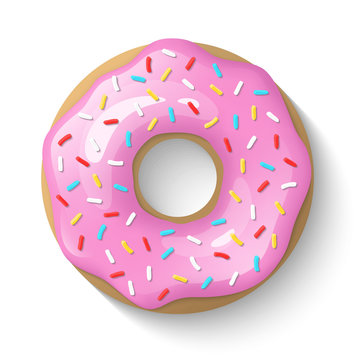
#> input picture donut.jpg, 360 x 360 px
$ python filter_with_filename.py
#> lines starting #> are read from the running program, lines starting #| are printed output that depends on the picture
from PIL import Image
import numpy as np


def get_image_brightness(rows, columns, img_array, mosaic_size) -> int:
    return int(np.sum(img_array[rows: rows + mosaic_size, columns: columns + mosaic_size]) // 3 // (mosaic_size ** 2))


def create_img_bit(rows, columns, mosaic_size, brightness, img_array) -> list:
    img_array[rows: rows + mosaic_size, columns: columns + mosaic_size] = np.full(3, brightness)
    return img_array


def create_image(img_array, rows_length, columns_length, mosaic_size, grayscale):
    for rows in range(0, rows_length, mosaic_size):
        for columns in range(0, columns_length, mosaic_size):
            create_img_bit(rows, columns, mosaic_size,
                           get_image_brightness(rows, columns, img_array, mosaic_size) // grayscale * grayscale,
                           img_array)
    return img_array


img_array = np.array(Image.open('donut.jpg'))
#> img_array is the input picture: shape (360, 360, 3); mean R, G, B 239.5, 209.4, 222.7
Image.fromarray(create_image(img_array,
                             len(img_array),
                             len(img_array[0]),
                             int(10),
                             int(50))).save('res.jpg')
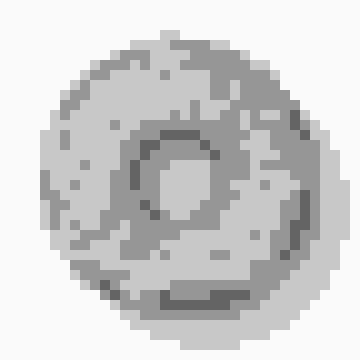
#> saved as res.jpg: PIL image 360x360 RGB; min 100, max 250, mean 206.6
